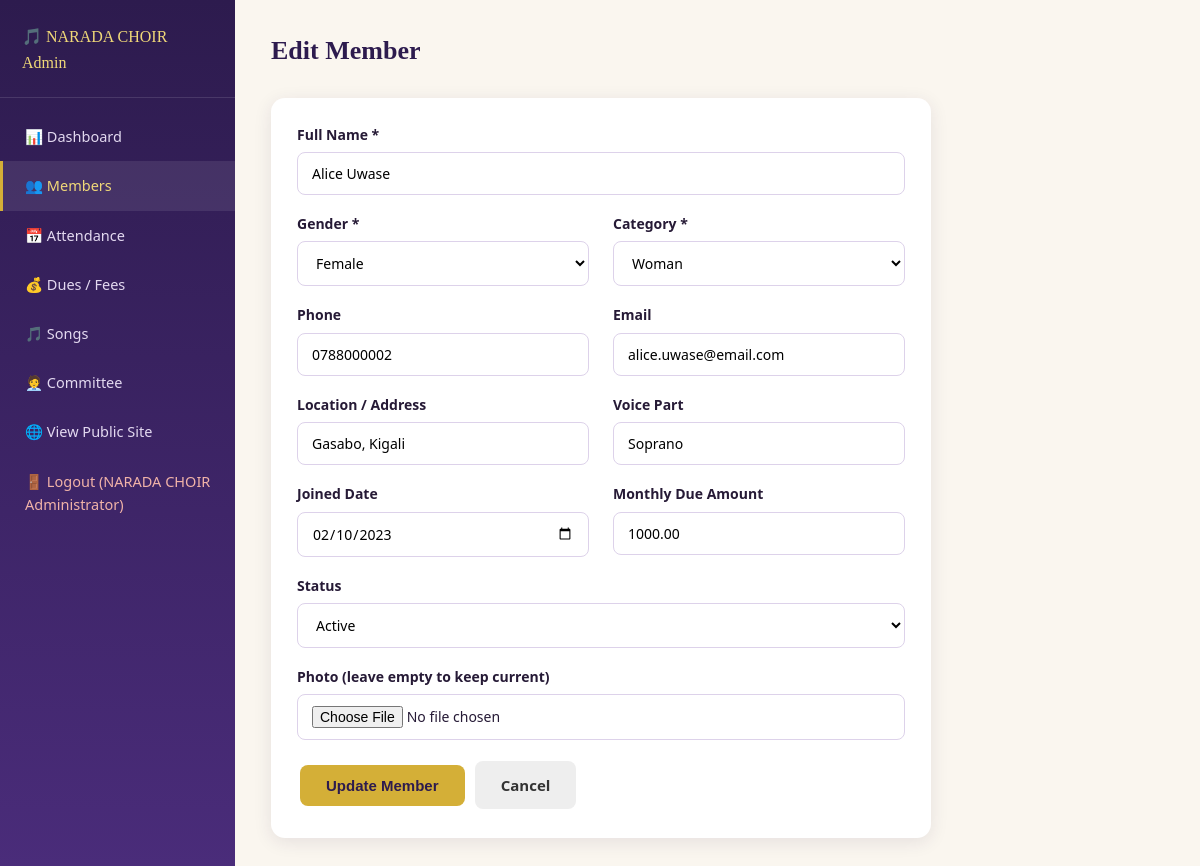
/admin/member_edit.php?id=2 (signed in), run on the app's committed database.
### tables this page shows
CREATE TABLE members (
    id INT AUTO_INCREMENT PRIMARY KEY,
    full_name VARCHAR(100) NOT NULL,
    gender ENUM('Male','Female') NOT NULL,
    category ENUM('Man','Woman','Boy','Girl') NOT NULL,
    phone VARCHAR(30),
    email VARCHAR(100) DEFAULT NULL,
    location VARCHAR(150) DEFAULT NULL,
    voice_part VARCHAR(30) DEFAULT NULL,
    photo VARCHAR(255) DEFAULT NULL,
    joined_date DATE DEFAULT NULL,
    monthly_due DECIMAL(10,2) DEFAULT 1000.00,
    status ENUM('Active','Inactive') DEFAULT 'Active',
    created_at TIMESTAMP DEFAULT CURRENT_TIMESTAMP
);

### admin/member_edit.php (the view, shortened to what this page needs)
<?php
require_once '../config/db.php';
$id   = (int)($_GET['id'] ?? 0);
$stmt = $pdo->prepare("SELECT * FROM members WHERE id = ?");
$stmt->execute([$id]);
$member = $stmt->fetch();
require '_sidebar.php';
?>
<div class="admin-topbar"><h1>Edit Member</h1></div>
<div class="card" style="max-width:660px;">
  <form method="POST" enctype="multipart/form-data">
    <div class="form-group">
      <label>Full Name *</label>
      <input type="text" name="full_name" value="<?= htmlspecialchars($member['full_name']) ?>" required>
    </div>
    <div class="grid grid-2">
      <div class="form-group">
        <label>Gender *</label>
        <select name="gender" required>
          <option value="Female" <?= $member['gender']==='Female'?'selected':'' ?>>Female</option>
        </select>
      </div>
      <div class="form-group">
        <label>Category *</label>
        <select name="category" required>
          <?php foreach (['Man','Woman','Boy','Girl'] as $c): ?>
            <option value="<?= $c ?>" <?= $member['category']===$c?'selected':'' ?>><?= $c ?></option>
          <?php endforeach; ?>
        </select>
      </div>
    </div>
    <div class="grid grid-2">
      <div class="form-group">
        <label>Phone</label>
        <input type="text" name="phone" value="<?= htmlspecialchars($member['phone']??'') ?>">
      </div>
      <div class="form-group">
        <label>Email</label>
        <input type="email" name="email" value="<?= htmlspecialchars($member['email']??'') ?>">
      </div>
    </div>
    <div class="grid grid-2">
      <div class="form-group">
        <label>Location / Address</label>
        <input type="text" name="location" value="<?= htmlspecialchars($member['location']??'') ?>">
      </div>
      <div class="form-group">
        <label>Voice Part</label>
        <input type="text" name="voice_part" value="<?= htmlspecialchars($member['voice_part']??'') ?>">
      </div>
    </div>
    <div class="grid grid-2">
      <div class="form-group">
        <label>Joined Date</label>
        <input type="date" name="joined_date" value="<?= htmlspecialchars($member['joined_date']??'') ?>">
      </div>
      <div class="form-group">
        <label>Monthly Due Amount</label>
        <input type="number" step="0.01" name="monthly_due" value="<?= htmlspecialchars($member['monthly_due']) ?>">
      </div>
    </div>
    <div class="form-group">
      <label>Status</label>
      <select name="status">
        <option value="Active"   <?= $member['status']==='Active'  ?'selected':'' ?>>Active</option>
      </select>
    </div>
    <div class="form-group">
      <label>Photo (leave empty to keep current)</label>
      <input type="file" name="photo" accept="image/*">
    </div>
    <button type="submit" class="btn btn-primary">Update Member</button>
    <a href="members.php" class="btn" style="background:#eee;color:#333;border:none;">Cancel</a>
  </form>
</div>
<?php require '_footer.php'; ?>

### css/style.css (style rules this page uses)
:root { --deep-purple: #2d1b4e; --royal-purple: #4a2c7a; --soft-purple: #6b4596; --gold: #d4af37; --gold-light: #f0d878; --cream: #faf6ef; --ink: #261a36; --gray-text: #5f5870; --white: #ffffff; --success: #2e8b57; --danger: #c0392b; --warning: #d4881f; --card-shadow: 0 4px 18px rgba(45,27,78,0.10); --card-shadow-hover: 0 10px 28px rgba(45,27,78,0.18); --radius: 14px; --radius-sm: 8px; }
* { box-sizing: border-box; }
body { margin:0; font-family:'Segoe UI',Tahoma,Geneva,Verdana,sans-serif; background:var(--cream); color:var(--ink); line-height:1.6; }
h1,h2,h3,h4 { font-family:Georgia,'Times New Roman',serif; color:var(--deep-purple); margin-top:0; }
a { text-decoration:none; color:var(--soft-purple); }
.btn { display:inline-block; padding:12px 26px; border-radius:var(--radius-sm); border:none; cursor:pointer; font-size:15px; font-weight:700; transition:transform 0.15s,box-shadow 0.15s; margin:3px; }
.btn-primary { background:var(--gold); color:var(--deep-purple); }
.grid { display:grid; gap:24px; }
.grid-2 { grid-template-columns:repeat(2,1fr); }
.card { background:var(--white); border-radius:var(--radius); box-shadow:var(--card-shadow); padding:26px; transition:box-shadow 0.2s,transform 0.2s; }
.form-group { margin-bottom:18px; }
label { display:block; margin-bottom:6px; font-weight:600; color:var(--ink); font-size:14px; }
input,select,textarea { width:100%; padding:11px 14px; border:1.5px solid #ddd2ea; border-radius:var(--radius-sm); font-size:14px; background:#fff; font-family:inherit; }
.admin-topbar { display:flex; justify-content:space-between; align-items:center; margin-bottom:26px; }
.admin-topbar h1 { font-size:26px; margin:0; }

### data on the page
members: full_name "Alice Uwase", gender "Female", category "Woman", phone "0788000002", email "alice.uwase@email.com", location "Gasabo, Kigali", voice_part "Soprano", joined_date "02/10/2023", monthly_due "1000.00", status "Active"

### other printed values
$_SESSION['admin_name'] "NARADA CHOIR Administrator"
